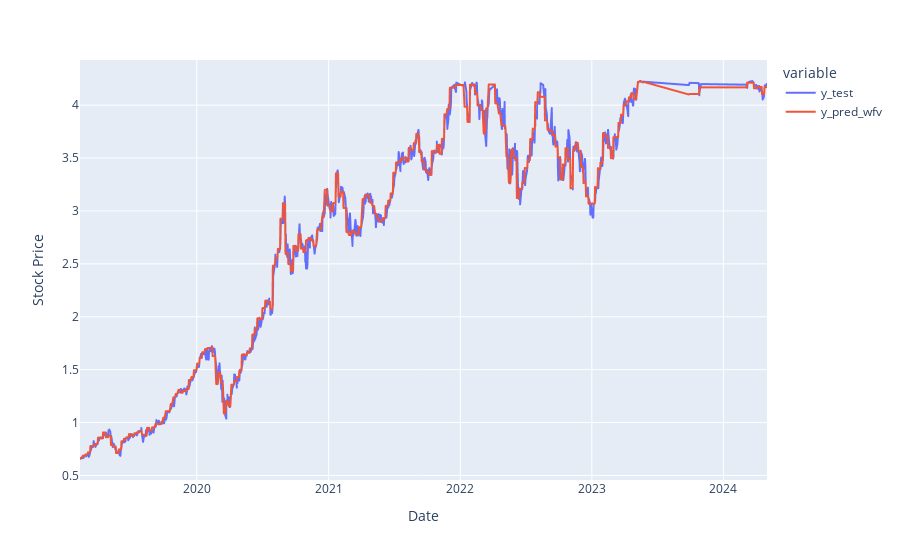

Notebook cell for this chart:
### Code cell
df_predictions = pd.DataFrame({"y_test":y_test, "y_pred_wfv":y_pred_wfv})
fig = px.line(df_predictions, labels = {"value": "Stock Price"}) 
fig.show()

### Figure 1 — Plotly figure (JSON) as saved in the notebook; plotly's stock layout.template omitted (floating-point values rounded to 4 significant figures; data arrays with more than 128 entries replaced by an {"elided": "..."} marker saying what was removed)
{"data": [{"hovertemplate": "variable=y_test<br>Date=%{x}<br>Stock Price=%{y}<extra></extra>", "legendgroup": "y_test", "line": {"color": "#636efa", "dash": "solid"}, "marker": {"symbol": "circle"}, "mode": "lines", "name": "y_test", "showlegend": true, "type": "scattergl", "x": {"elided": "1070 str values"}, "xaxis": "x", "y": {"elided": "1070 float values"}, "yaxis": "y"}, {"hovertemplate": "variable=y_pred_wfv<br>Date=%{x}<br>Stock Price=%{y}<extra></extra>", "legendgroup": "y_pred_wfv", "line": {"color": "#EF553B", "dash": "solid"}, "marker": {"symbol": "circle"}, "mode": "lines", "name": "y_pred_wfv", "showlegend": true, "type": "scattergl", "x": {"elided": "1070 str values"}, "xaxis": "x", "y": {"elided": "1070 float values"}, "yaxis": "y"}], "layout": {"legend": {"title": {"text": "variable"}, "tracegroupgap": 0}, "margin": {"t": 60}, "xaxis": {"anchor": "y", "domain": [0, 1], "title": {"text": "Date"}}, "yaxis": {"anchor": "x", "domain": [0, 1], "title": {"text": "Stock Price"}}}}
